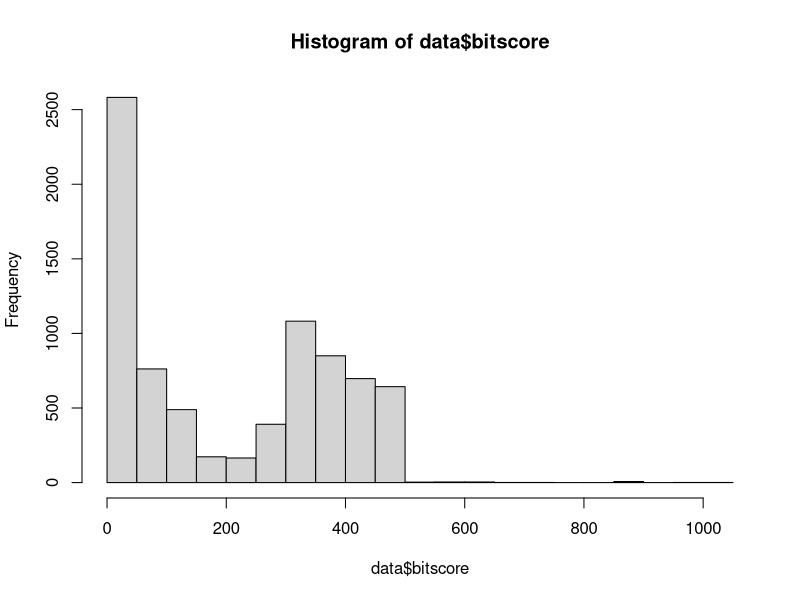
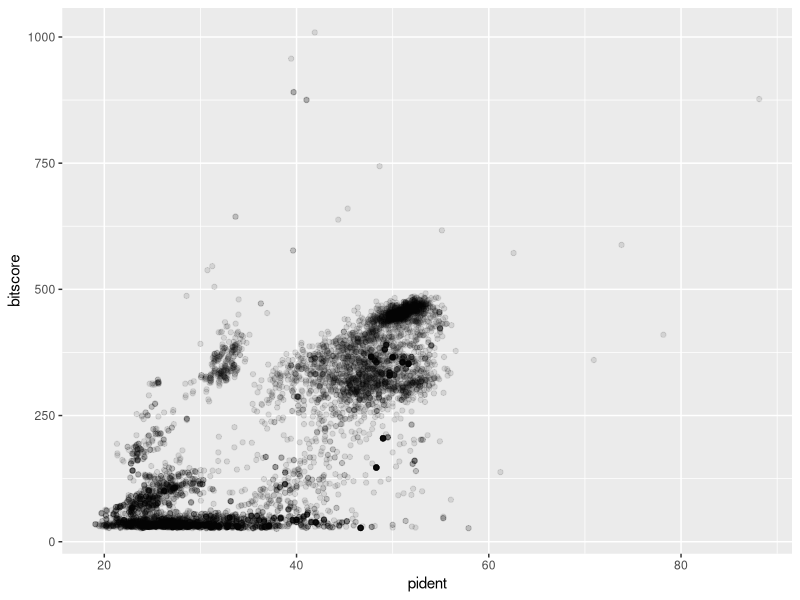
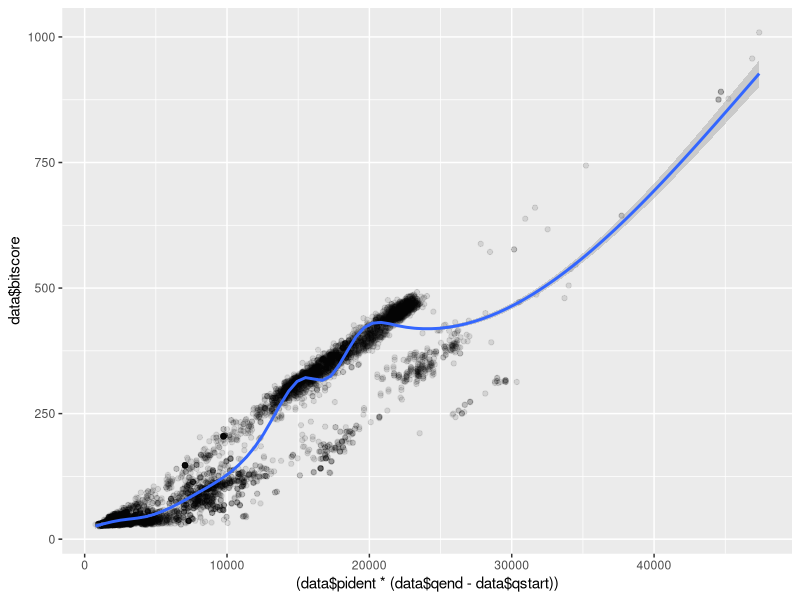

Source code (R) for these figures, in order:
## ---- chunk 1
knitr::opts_chunk$set(echo = TRUE)
## ---- chunk 2
if (!require("ggplot2")) {
  install.packages("ggplot2")
}
## ---- chunk 3
library(ggplot2)
## ---- chunk 4
data=read.csv("data/mm-second.x.zebrafish.tsv",sep="\t")
colnames(data)=c("qseqid", "sseqid", "pident", "length", "mismatch", "gapopen", "qstart", "qend", "sstart", "send", "evalue", "bitscore")
head(data)
## ---- chunk 5
hist(data$bitscore,breaks=30)
## ---- chunk 6
ggplot(data, aes(pident, bitscore)) + geom_point(alpha=0.1) 
## ---- chunk 7
ggplot(data, aes((data$pident * (data$qend - data$qstart)), data$bitscore)) + geom_point(alpha=0.1) + geom_smooth()
